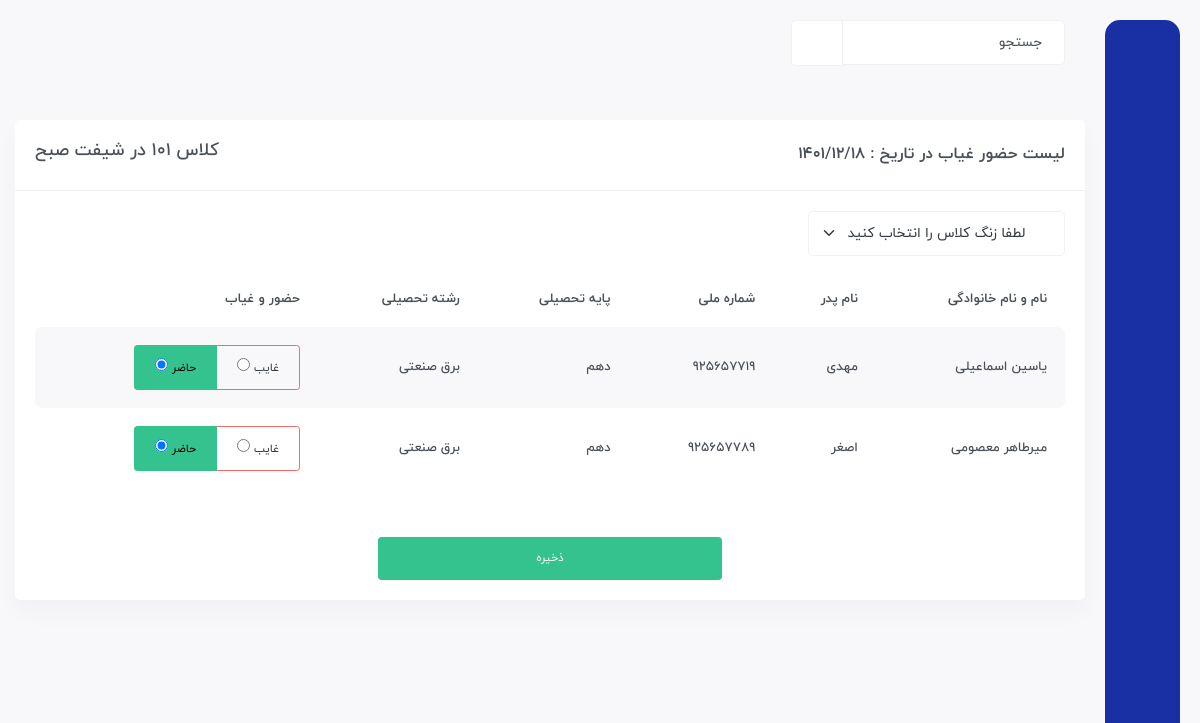
The app's page /attendance/101/ (signed in) with its own data.
### Student/models.py (models this page shows, shortened)
class Class(models.Model):
    number = models.IntegerField()
    shift = models.CharField(choices=SHIFT, max_length=3)

class Student(models.Model):
    full_name = models.CharField(max_length=200)
    father_name = models.CharField(max_length=100)
    id_code = models.IntegerField(unique=True)
    class_id = models.ForeignKey(Class, on_delete=models.CASCADE)
    reshte = models.ForeignKey(Reshte, on_delete=models.CASCADE)
    level = models.CharField(choices=LEVEL, max_length=8)
    level_up = models.BooleanField(default=False)
    date = models.DateField()
    usn = models.CharField(primary_key=True, max_length=200)
    zang = models.BooleanField(choices=ZANG, null=True, blank=True)
    objects = Manager()

class Reshte(models.Model):
    name = models.CharField(max_length=100)
    def __str__(self):
        return self.name

### Student/views.py (the view)
class AttendanceView(LoginRequiredMixin, generic.View):
    login_url = 'account:login'
    template_name = 'attendance.html'
    def get(self, request, *args, **kwargs):
        assign_class_id = kwargs.get('assign_class_id')
        assc = get_object_or_404(models.AttendanceClass, assign__class_id__number=assign_class_id)
        ass = assc.assign
        c = ass.class_id
        attendance = models.Attendance.objects.filter(student__class_id__number=assign_class_id, date=assc.date)
        d = timezone.now().date()
        jalali = jalali_converter(d)
        zang = models.Zang.objects.all()
        context = {
            'ass': ass,
            'c': c,
            'assc': assc,
            'attendance': attendance,
            'jalali': jalali,
            'zang': zang
        }
        return render(request, self.template_name, context)

### extentions/jalali.py (called while the page is built)
    def persian_tuple(self):
        return self.persian_year, self.persian_month, self.persian_day

### extentions/utils.py (called while the page is built)
def jalali_converter(time):
    jmonths = [
        '1', '2', '3',
        '4', '5', '6',
        '7', '8', '9',
        '10', '11', '12', ]
    time_to_str = '{},{},{}'.format(time.year, time.month, time.day)
    time_to_tuple = jalali.Gregorian(time_to_str).persian_tuple()
    time_to_list = list(time_to_tuple)
    for index, month in enumerate(jmonths):
        if time_to_list[1] == index + 1:
            time_to_list[1] = month
            break
    output = '{}/{}/{}'.format(time_to_list[0],time_to_list[1],time_to_list[2])
    return output

### templates/attendance.html (shortened to what this page needs)
{% extends 'base.html' %}
{% load static %}
{% block body %}
	<div id="main-wrapper">
	    <div class="content-body">
		<div class="container">
		    <div class="row">
			<div class="col-xxl-12 col-xl-12">
			    <div class="card">
				<div class="card-header">
				    <h4 class="card-title">لیست حضور غیاب در تاریخ : {{ jalali }}</h4>
				    <h4 class="text-left">کلاس {{ c.number }} در شیفت {{ c.shift }}</h4>
				</div>
				{% if c.student_set.all %}
				<div class="card-body">
				    <div class="table-responsive transaction-table">
						<form action="{% url 'student:confirm' assc.assign.class_id.number %}" method="POST">
							<div class="col-xl-3 col-lg-5 col-md-5 col-sm-12">
								<select name="zang" class="form-select mb-3" id="validationCustom04" required>
								  <option class="text-center" selected disabled value="">لطفا زنگ کلاس را انتخاب کنید</option>
								</select>
							  </div>
							<table class="table table-striped responsive-table">
								<thead>
								<tr>
									<th>نام و نام خانوادگی</th>
									<th>نام پدر</th>
									<th>شماره ملی</th>
									<th>پایه تحصیلی</th>
									<th>رشته تحصیلی</th>
									<th>حضور و غیاب</th>
								</tr>
								</thead>
								<tbody>
								{% for s in c.student_set.all %}
								<tr>
									<td>{{ s.full_name }}</td>
									<td>{{ s.father_name }}</td>
									<td>{{ s.id_code }}</td>
									<td>{{ s.level }}</td>
									<td>{{ s.reshte }}</td>
									<td>
										<div class="btn-group btn-group-toggle" data-toggle="buttons" dir="ltr">
											<label class="btn btn-outline-success active btn-sm">
												<input type="radio" name="{{ s.usn }}" id="option1" autocomplete="off" value="present" checked> حاضر
											</label>
											<label class="btn btn-outline-danger btn-sm">
												<input type="radio" name="{{ s.usn }}" id="option2" onclick="javascript:showtext();" autocomplete="off" value="absent"> غایب
											</label>
                                  		</div>
									</td>
								</tr>
								{% endfor %}
								</tbody>
							</table>
							<div class="d-flex justify-content-center">
								<button class="btn btn-success btn-sm col-4 mt-5">ذخیره</button>
							</div>
						</form>
				    </div>
				</div>
			    </div>
				{% else %}
					<div class="alert">
						هیچ دانش آموزی در این کلاس ثبت نشده است
					</div>
				{% endif %}
			</div>
		    </div>
		</div>
	    </div>
	</div>
{% endblock %}

### records on screen
Class: number "101", shift "صبح"
Student: full_name "یاسین اسماعیلی", father_name "مهدی", id_code "925657719", level "دهم", reshte "برق صنعتی"
Student: full_name "میرطاهر معصومی", father_name "اصغر", id_code "925657789", level "دهم", reshte "برق صنعتی"

### other values on screen
{{ jalali }} "1401/12/18"
